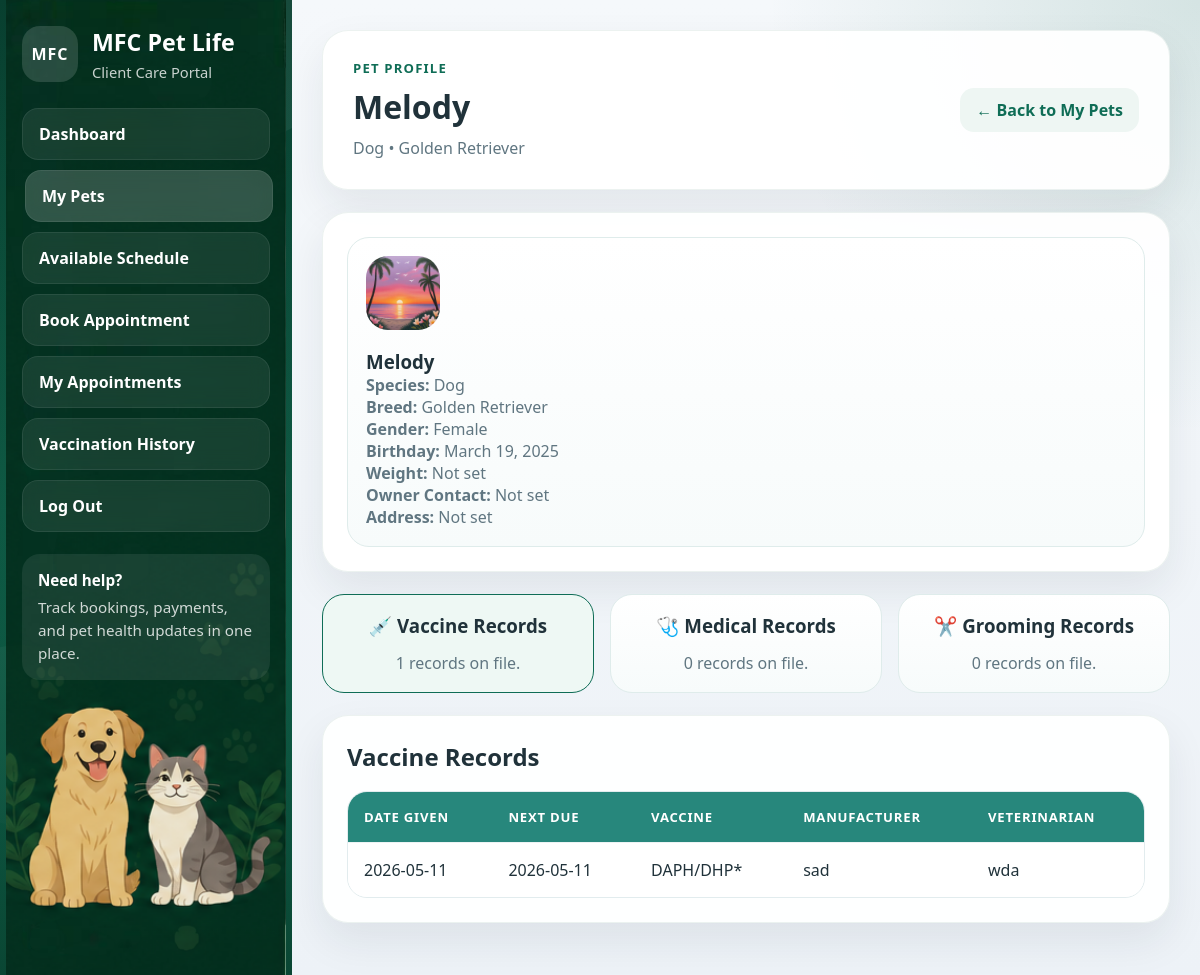
The app's page /pet/1/ (signed in) with its own data.
### main/models.py (models this page shows, shortened)
class Pet(models.Model):
    owner = models.ForeignKey(User, on_delete=models.CASCADE)
    name = models.CharField(max_length=100)
    species = models.CharField(max_length=50)
    breed = models.CharField(max_length=100, blank=True, null=True)
    gender = models.CharField(max_length=10)
    color = models.CharField(max_length=50, blank=True, null=True)
    birthday = models.DateField(blank=True, null=True)
    age = models.PositiveIntegerField(default=0)
    weight = models.DecimalField(max_digits=5, decimal_places=2, blank=True, null=True)
    image = models.ImageField(upload_to='pets/', blank=True, null=True)
    is_active = models.BooleanField(default=True)  # Soft-delete flag

class Vaccine(models.Model):
    pet = models.ForeignKey(
        Pet,
        on_delete=models.SET_NULL,
        null=True,
        blank=True,
        related_name='vaccine_records'
    )
    date_given = models.DateField()
    next_due = models.DateField(null=True, blank=True)
    weight = models.FloatField()
    vaccine_name = models.CharField(max_length=100)
    manufacturer = models.CharField(max_length=100, blank=True)
    veterinarian = models.CharField(max_length=100, blank=True)

### main/views.py (the view)
# urls.py: path('pet/<int:pet_id>/', views.pet_detail, name='pet_detail'),
def pet_detail(request, pet_id):
    if request.user.is_staff:
        pet = get_object_or_404(Pet, id=pet_id)
    else:
        pet = get_object_or_404(Pet, id=pet_id, owner=request.user)
    if pet.birthday:
        today = date.today()
        age_in_months = (today.year - pet.birthday.year) * 12 + (today.month - pet.birthday.month)
        pet.years = age_in_months // 12
        pet.months = age_in_months % 12
    else:
        pet.years = '-'
        pet.months = '-'
    vaccines = pet.vaccine_records.all().order_by('-date_given')
    medical_records = MedicalRecord.objects.filter(
        pet=pet
    ).select_related('vet').order_by('-date')
    grooming_records = pet.grooming_records.all().order_by('-date')
    return render(request, 'clients/pet_detail.html', {
        'pet': pet,
        'vaccines': vaccines,
        'medical_records': medical_records,  # ✅ correctly defined
        'grooming_records': grooming_records,
    })

### main/templates/clients/pet_detail.html (shortened to what this page needs)
{% load static %}
<!DOCTYPE html>
<html lang="en">
<head>
    <link rel="stylesheet" href="{% static 'css/clients/client_shell.css' %}?v=client-shell-1">
</head>
<body>
    {% include 'clients/_sidebar.html' with active_page='pets' %}
    <main class="client-shell">
        <section class="client-page-header">
            <div>
                <p class="eyebrow">Pet Profile</p>
                <h1>{{ pet.name }}</h1>
                <p class="header-copy">{{ pet.species|default:"Pet" }}{% if pet.breed %} • {{ pet.breed }}{% endif %}</p>
            </div>
            <a href="{% url 'pet_profile' %}" class="client-secondary">← Back to My Pets</a>
        </section>
        <section class="client-panel">
            <div class="pet-card">
                {% if not user.is_staff %}
                    <label for="petImageInput" aria-label="Update pet photo">
                        {% if pet.image %}
                            <img id="petImage" src="{{ pet.image.url }}" alt="{{ pet.name }}">
                        {% else %}
                            <div class="pet-avatar">{{ pet.name|first|upper }}</div>
                        {% endif %}
                    </label>
                {% else %}
                    {% if pet.image %}
                        <img src="{{ pet.image.url }}" alt="{{ pet.name }}">
                    {% else %}
                        <div class="pet-avatar">{{ pet.name|first|upper }}</div>
                    {% endif %}
                {% endif %}
                <div>
                    <h3>{{ pet.name }}</h3>
                    <p class="pet-meta"><strong>Species:</strong> {{ pet.species|default:"Not set" }}</p>
                    <p class="pet-meta"><strong>Breed:</strong> {{ pet.breed|default:"Not set" }}</p>
                    <p class="pet-meta"><strong>Gender:</strong> {{ pet.gender|default:"Not set" }}</p>
                    <p class="pet-meta"><strong>Birthday:</strong> {{ pet.birthday|default:"Not set" }}</p>
                    <p class="pet-meta"><strong>Weight:</strong> {{ pet.weight|default:"Not set" }}</p>
                    <p class="pet-meta"><strong>Owner Contact:</strong> {{ pet.owner.ownerprofile.contact|default:"Not set" }}</p>
                    <p class="pet-meta"><strong>Address:</strong> {{ pet.owner.ownerprofile.address|default:"Not set" }}</p>
                </div>
            </div>
        </section>
        <section class="records-tabs">
            <button type="button" class="record-card active" data-target="vaccine-section">
                <h3>💉 Vaccine Records</h3>
                <p>{{ vaccines|length }} records on file.</p>
            </button>
            <button type="button" class="record-card" data-target="medical-section">
                <h3>🩺 Medical Records</h3>
                <p>{{ medical_records|length }} records on file.</p>
            </button>
            <button type="button" class="record-card" data-target="grooming-section">
                <h3>✂️ Grooming Records</h3>
                <p>{{ grooming_records|length }} records on file.</p>
            </button>
        </section>
        <section class="client-panel" id="records-display">
            <div id="vaccine-section" class="record-section">
                <div class="panel-head">
                    <h2>Vaccine Records</h2>
                </div>
                {% if vaccines %}
                    <div class="table-wrap">
                        <table>
                            <thead>
                                <tr>
                                    <th>Date Given</th>
                                    <th>Next Due</th>
                                    <th>Vaccine</th>
                                    <th>Manufacturer</th>
                                    <th>Veterinarian</th>
                                </tr>
                            </thead>
                            <tbody>
                                {% for record in vaccines %}
                                    <tr>
                                        <td>{{ record.date_given|date:"Y-m-d" }}</td>
                                        <td>{{ record.next_due|date:"Y-m-d" }}</td>
                                        <td>{{ record.vaccine_name }}</td>
                                        <td>{{ record.manufacturer }}</td>
                                        <td>{{ record.veterinarian }}</td>
                                    </tr>
                                {% endfor %}
                            </tbody>
                        </table>
                    </div>
                {% else %}
                    <div class="empty-panel"><p class="empty-copy">No vaccine records found.</p></div>
                {% endif %}
            </div>
        </section>
    </main>
</body>
</html>

### main/static/css/clients/client_shell.css (style rules this page uses)
* { box-sizing: border-box; }
:root { --sidebar-bg: linear-gradient(180deg, #083f2f 0%, #0f5b45 48%, #11785d 100%); --page-bg: radial-gradient(circle at top right, rgba(44, 122, 101, 0.16), transparent 28%), linear-gradient(180deg, #f5f8fb 0%, #edf2f7 100%); --surface: rgba(255, 255, 255, 0.94); --surface-border: rgba(15, 91, 69, 0.08); --text-main: #20323a; --text-soft: #607681; --primary: #0f6d56; --primary-strong: #0b5b49; --primary-soft: #d9efe7; --teal: #27877c; --gold: #f4b34f; --coral: #eb7d62; --shadow: 0 18px 42px rgba(20, 42, 52, 0.08); }
body { margin: 0; min-height: 100vh; background: var(--page-bg); color: var(--text-main); font-family: "Segoe UI", Tahoma, Geneva, Verdana, sans-serif; }
.client-shell { margin-left: 292px; min-height: 100vh; padding: 30px; }
.client-page-header, .client-panel, .client-stat-card, .client-card { background: var(--surface); border: 1px solid var(--surface-border); border-radius: 26px; box-shadow: var(--shadow); }
.client-page-header { display: flex; justify-content: space-between; gap: 24px; align-items: center; padding: 28px 30px; margin-bottom: 22px; }
.client-page-header h1 { margin: 0; color: var(--text-main); font-size: 2rem; }
.eyebrow { margin: 0 0 8px; color: var(--primary); font-size: 0.82rem; font-weight: 800; letter-spacing: 0.09em; text-transform: uppercase; }
.header-copy, .muted, .empty-copy { color: var(--text-soft); }
.header-copy { margin: 8px 0 0; line-height: 1.55; }
.client-primary, .client-secondary, .client-danger, .client-chip { display: inline-flex; align-items: center; justify-content: center; border: 0; border-radius: 14px; font-weight: 800; text-decoration: none; }
.client-secondary { padding: 11px 16px; background: #eef6f3; color: var(--primary); }
.client-panel { padding: 24px; margin-bottom: 22px; }
.panel-head { display: flex; align-items: center; justify-content: space-between; gap: 16px; margin-bottom: 18px; }
.panel-head h2, .panel-head h3 { margin: 0; }
.pet-card, .record-card, .appointment-card { display: grid; gap: 14px; padding: 18px; border: 1px solid #dfeceb; border-radius: 22px; background: linear-gradient(180deg, #fff 0%, #f7fbfb 100%); color: inherit; text-decoration: none; }
.pet-card img, .pet-photo { width: 74px; height: 74px; border-radius: 22px; object-fit: cover; }
.pet-card h3, .record-card h3, .appointment-card h3 { margin: 0; }
.pet-meta, .record-card p, .appointment-card p { margin: 0; color: var(--text-soft); }
label { color: var(--text-main); font-weight: 800; }
button { cursor: pointer; font: inherit; }
.table-wrap { overflow-x: auto; border-radius: 20px; border: 1px solid #e2ecee; }
table { width: 100%; border-collapse: collapse; background: #fff; }
th, td { padding: 16px; text-align: left; border-bottom: 1px solid #edf3f4; white-space: nowrap; }
th { background: var(--teal); color: #fff; font-size: 0.82rem; letter-spacing: 0.06em; text-transform: uppercase; }
tr:last-child td { border-bottom: 0; }
.records-tabs { display: grid; grid-template-columns: repeat(3, minmax(0, 1fr)); gap: 16px; margin-bottom: 22px; }
.records-tabs .record-card { cursor: pointer; }
.records-tabs .record-card.active { border-color: var(--primary); background: #eef8f4; }

### records on screen
Pet: name "Melody", species "Dog", breed "Golden Retriever", image (picture), gender "Female", birthday "March 19, 2025", weight "Not set", owner.ownerprofile.contact "Not set", owner.ownerprofile.address "Not set"
Vaccine: date_given "2026-05-11", next_due "2026-05-11", vaccine_name "DAPH/DHP*", manufacturer "sad", veterinarian "wda"

### other values on screen
{{ vaccines|length }} "1"
{{ medical_records|length }} "0"
{{ grooming_records|length }} "0"
